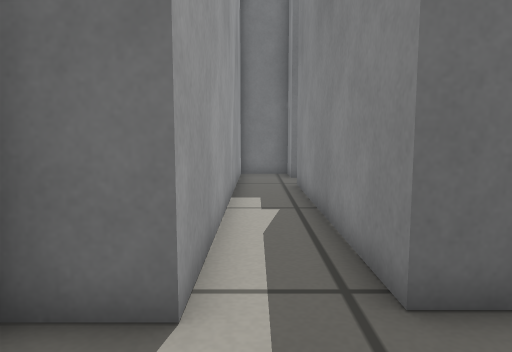
[1] (above)

17 first-person views from a walk through a Gazebo world. The camera is 0.35 m above the floor, tilts 6° down and sees 70° across. The floor is counted in squares, 0.2 m on a side. Each view is taken from the middle of a square. On the plan, view 1 faces up. The plan holds only what a view shows up to about 17 squares ahead; the rest is blank.

[2]
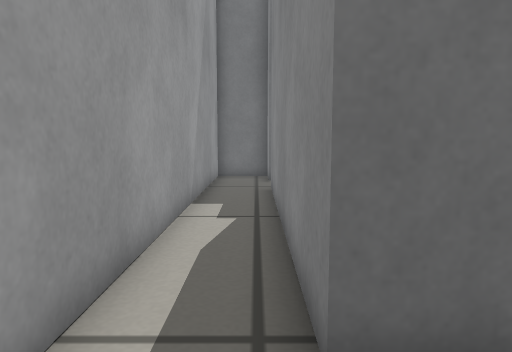

[3]
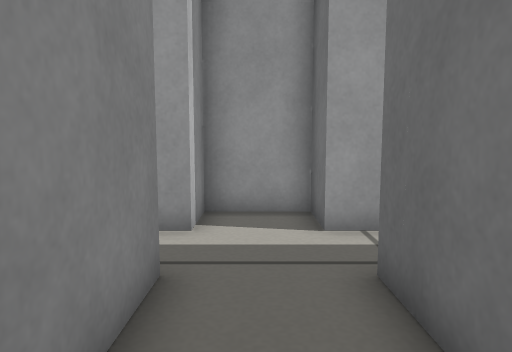

[4]
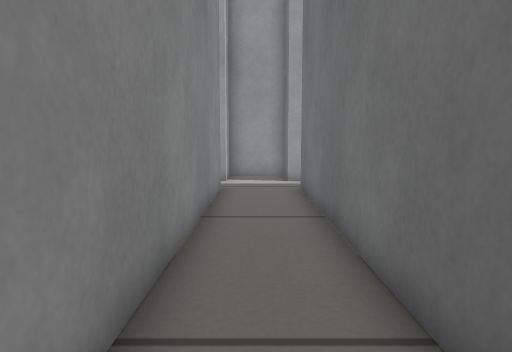

[5]
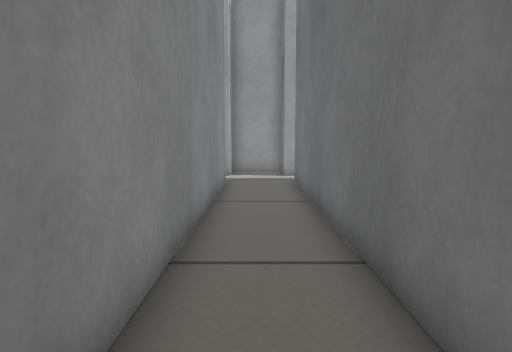

[6]
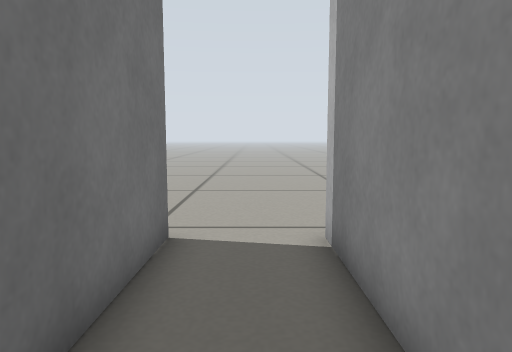

[7]
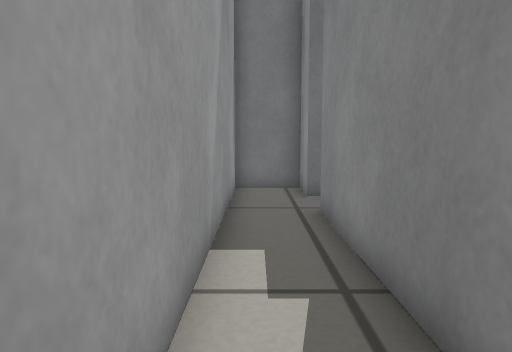

[8]
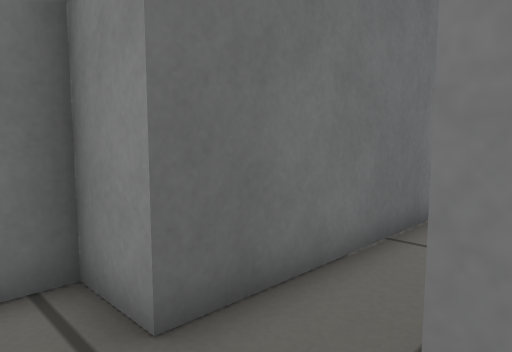

[9]
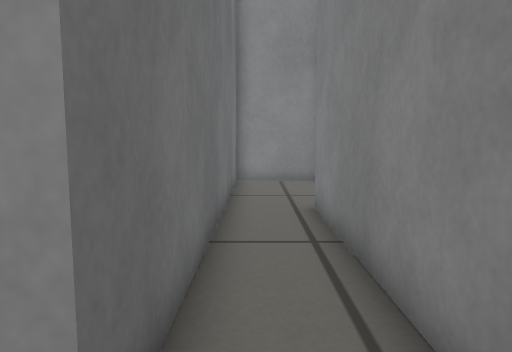

[10]
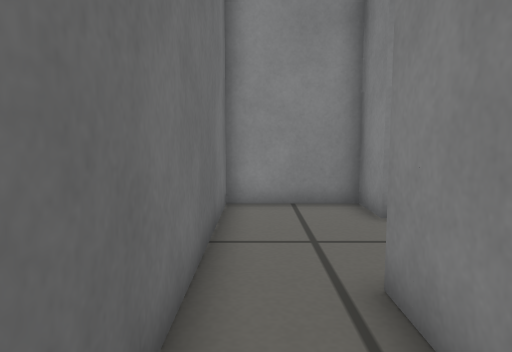

[11]
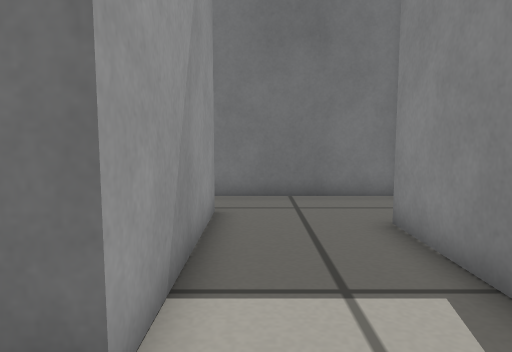

[12]
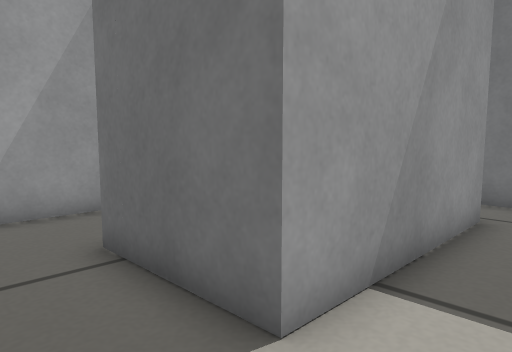

[13]
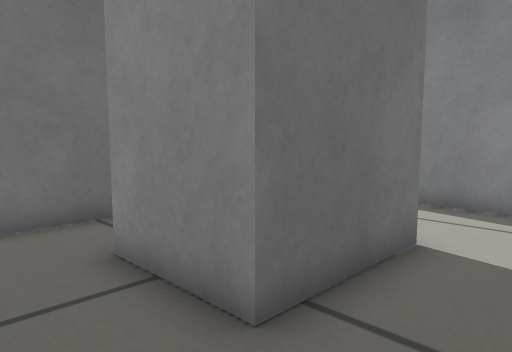

[14]
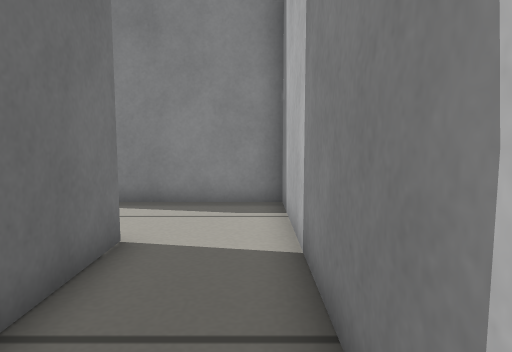

[15]
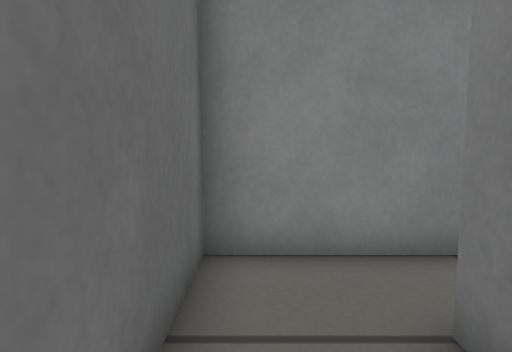

[16]
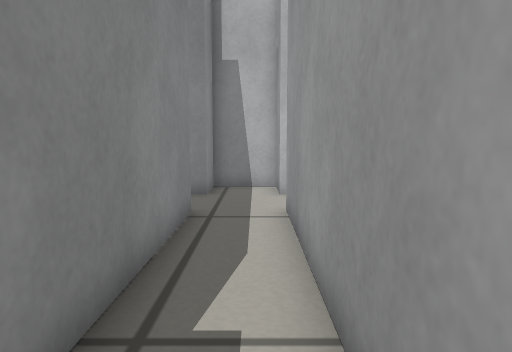

[17]
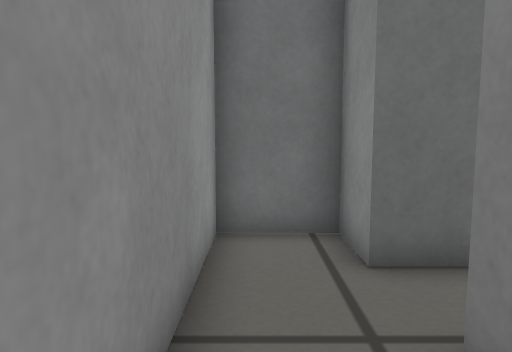

### Floor plan
Points are (right, up) in squares from view 1. A wall is a line through its corners. A room is listed if a view was taken in it or the views show most of it. See-through windows are left out.
Room 1 (views 1, 2, 3, 4, 5, 6, 7, 8, 9, 10, 11, 12, 13, 14, 15, 16, 17)
walls: (3.9, 4.3) (12.8, 4.3) (12.8, 12.3) (14.5, 12.3) (14.5, 15.8) (1.5, 15.8) (1.5, 17.5) (-0.7, 17.5) (-0.7, 3.3) (-2.5, 3.3) (-2.5, 0.8) (-0.7, 0.8) (-0.7, -1) (1.5, -1) (1.5, 0.8) (15.4, 0.8); (2.3, 8.5) (2.3, 6.4); (1.9, 13.5) (9, 13.5) (9, 7.3) (5.3, 7.3) (5.3, 10.3); (15.4, 3.5) (1.5, 3.5) (1.5, 13.6)
ways out: opening at (5.5, 11.5); opening at (16, 0.5); opening at (16, 4)

Positions as (right, up) in squares from view 1, and headings:
1: (0, 0), facing up
2: (1, 1), facing up
3: (6, 2), facing left
4: (14, 2), facing left
5: (16, 2), facing left
6: (9, 2), facing right
7: (0, 5), facing up
8: (0, 13), facing up-right
9: (0, 15), facing right
10: (5, 15), facing right
11: (10, 5), facing up
12: (11, 5), facing up-left
13: (3, 5), facing up-right
14: (3, 5), facing right
15: (3, 12), facing right
16: (0, 12), facing down
17: (0, 11), facing up
